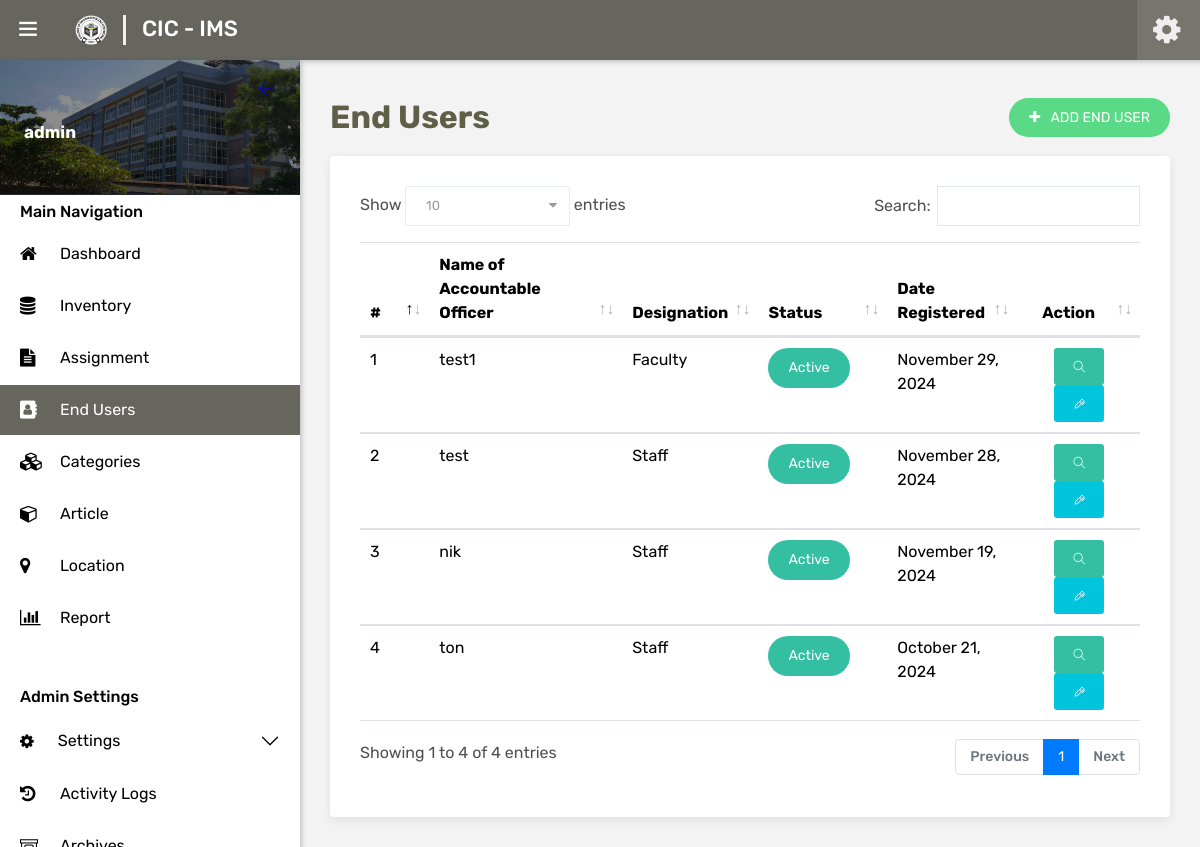
Page /admin/end-user.php (signed in) on the committed database.
### tables this page shows
CREATE TABLE `system_content` (
  `id` int(3) NOT NULL,
  `sys_name` varchar(50) NOT NULL,
  `login_image` varchar(80) NOT NULL,
  `logo_file` varchar(80) NOT NULL,
  `address` varchar(50) NOT NULL,
  `theme` int(1) NOT NULL
);

CREATE TABLE `end_user` (
  `id` int(4) NOT NULL,
  `user_id` int(11) NOT NULL,
  `first_name` varchar(15) NOT NULL,
  `middle_name` varchar(20) NOT NULL,
  `last_name` varchar(20) NOT NULL,
  `email` varchar(25) NOT NULL,
  `contact` varchar(11) NOT NULL,
  `designation` int(3) NOT NULL,
  `sex` varchar(6) NOT NULL,
  `birthday` date DEFAULT NULL,
  `status` int(1) NOT NULL,
  `date_registered` date NOT NULL
);

CREATE TABLE `users` (
  `id` int(4) NOT NULL,
  `role_id` int(3) DEFAULT NULL,
  `username` varchar(20) NOT NULL,
  `password` varchar(60) NOT NULL,
  `date_created` datetime NOT NULL
);

CREATE TABLE `designation` (
  `id` int(3) NOT NULL,
  `designation_name` varchar(20) NOT NULL
);

### includes/session.php (called while the page is built, shortened)
<?php
    include('../global/model.php');
    $model = new Model();
    if (isset($_SESSION['sess'])) {
        $session_name = $_SESSION['session_name'];
    } else {
        echo "<script>alert('You are not logged in. Redirecting to login page.');window.open('../index.php', '_self');</script>";
        exit;
    }
    $account_id = $_SESSION['sess'];
    $customize = $model->displayReportEdit();
?>

### global/model.php (called while the page is built, shortened)
<?php
	Class Model {
		private $server = "localhost";
		private $username = "root";
		private $password = "cicims";
		private $dbname = "cic_ims";
		private $conn;
		public function __construct() {
			try {
				$this->conn = new mysqli($this->server, $this->username, $this->password, $this->dbname);
			} catch (Exception $e) {
				echo "Connection failed" . $e->getMessage();
			}
		}
		public function getEndUser() {
			$data = null;
			$query = "SELECT e.id AS end_user_id, e.user_id, e.first_name, e.middle_name, e.last_name, e.email, e.contact, e.designation, e.sex, e.birthday, e.status, e.date_registered, d.id AS designation_id, d.designation_name, u.id AS user_id, u.role_id, u.username, u.password, u.date_created
				FROM end_user e
				LEFT JOIN designation d ON e.designation = d.id
				LEFT JOIN users u ON e.user_id = u.id
				ORDER BY e.date_registered  DESC";
			if ($stmt = $this->conn->prepare($query)) {
				$stmt->execute();
				$result = $stmt->get_result();
				while ($row = $result->fetch_assoc()) {
					$data[] = $row;
				}
			}
			return $data;
		}
		public function displayReportEdit() {
			$query = "SELECT * FROM system_content WHERE id = 1";
			if ($stmt = $this->conn->prepare($query)) {
				$stmt->execute();
				$result = $stmt->get_result();
				if ($row = $result->fetch_assoc()) {
					return $row;
				}
			}
			return null;
		}
	}
?>

### admin/end-user.php (the view, shortened to what this page needs)
<?php include('../includes/session.php'); ?>
<?php
	$endUsers = $model->getEndUser();
?>
<?php include('../includes/layouts/main-layouts/html-head.php') ?>
</head>
<body class="ttr-opened-sidebar ttr-pinned-sidebar" style="background-color: #F3F3F3;">
<?php include('../includes/layouts/main-layouts/ttr-header.php') ?>
		<nav class="ttr-sidebar-navi">
			<ul>
				<li style="padding-left: 20px; padding-top: 5px; padding-bottom: 5px; margin-top: 0px; margin-bottom: 0px;">
					<span class="ttr-label" style="color: #D5D6D8; font-weight: 500;">Main Navigation</span>
				</li>
				<li class="" style="margin-top: 0px;">
					<a href="index" class="ttr-material-button">
						<span class="ttr-icon"><i class="fa fa-home" aria-hidden="true"></i></span>
						<span class="ttr-label">Dashboard</span>
					</a>
				</li>
				<li class="" style="margin-top: 0px;">
					<a href="inventory" class="ttr-material-button">
						<span class="ttr-icon"><i class="fa fa-database" aria-hidden="true"></i></span>
						<span class="ttr-label">Inventory</span>
					</a>
				</li>
				<li class="" style="margin-top: 0px;">
					<a href="inventory-assignment" class="ttr-material-button">
						<span class="ttr-icon"><i class="fa fa-file-text" aria-hidden="true"></i></span>
						<span class="ttr-label">Assignment</span>
					</a>
				</li>
				<li class="show" style="margin-top: 0px;">
					<a href="end-user" class="ttr-material-button">
						<span class="ttr-icon"><i class="fa fa-address-book" aria-hidden="true"></i></span>
						<span class="ttr-label">End Users</span>
					</a>
				</li>
				<li class="" style="margin-top: 0px;">
					<a href="category" class="ttr-material-button">
						<span class="ttr-icon"><i class="fa fa-cubes" aria-hidden="true"></i></span>
						<span class="ttr-label">Categories</span>
					</a>
				</li>
				<li class="" style="margin-top: 0px;">
					<a href="article" class="ttr-material-button">
						<span class="ttr-icon"><i class="fa fa-cube" aria-hidden="true"></i></span>
						<span class="ttr-label">Article</span>
					</a>
				</li>
				<li class="" style="margin-top: 0px;">
					<a href="location" class="ttr-material-button">
						<span class="ttr-icon"><i class="fa fa-map-marker" aria-hidden="true"></i></span>
						<span class="ttr-label">Location</span>
					</a>
				</li>
				<li class="" style="margin-top: 0px;">
					<a href="report.php" class="ttr-material-button">
						<span class="ttr-icon"><i class="fa fa-bar-chart" aria-hidden="true"></i></span>
						<span class="ttr-label">Report</span>
					</a>
				</li>
				<li style="padding-left: 20px; padding-top: 40px; padding-bottom: 5px; margin-top: 0px; margin-bottom: 0px;">
					<span class="ttr-label" style="color: #D5D6D8; font-weight: 500;">Admin Settings</span>
				</li>
				<li class="" style="margin-top: 0px;">
					<div class="accordion accordion-flush" id="accordionSettings">
						<div class="accordion-item">
							<h2 class="accordion-header">
							<button class="accordion-button ps-3.5 py-1 collapsed" style="text-color: #FFFFFF; color: #FFFFFF;" type="button" data-bs-toggle="collapse" data-bs-target="#collapseSettings" aria-expanded="true" aria-controls="collapseSettings" ><i class="fa fa-solid fa-gear me-2 pe-3" aria-hidden="true"></i>
							Settings
							</button>
							</h2>
				</li>
				<li class="" style="margin-top: 0px;">
					<a href="history" class="ttr-material-button">
						<span class="ttr-icon"><i class="fa fa-history" aria-hidden="true"></i></span>
						<span class="ttr-label">Activity Logs</span>
					</a>
				</li>
				<li class="" style="margin-top: 0px;">
					<a href="archive-inventory" class="ttr-material-button">
						<span class="ttr-icon"><i class="ti-archive" aria-hidden="true"></i></span>
						<span class="ttr-label">Archives</span>
					</a>
				</li>
			</ul>
		</nav>
	</div>
</div>
<main class="ttr-wrapper" style="background-color: #F3F3F3;">
	<div class="container-fluid">
		<div class="row mb-3">
            <div class="col-12">
                <div class="d-flex justify-content-between align-items-center">
                    <h2 class="p-0 mb-0">End Users</h2>
                    <button type="button" class="btn green radius-xl" style="background-color: #5ADA86;" data-toggle="modal" data-target="#create-endUser">
                        <i class="fa fa-plus"></i>
                        <span class="d-none d-lg-inline">&nbsp;&nbsp;ADD END USER</span>
                    </button>
                </div>
            </div>
        </div>
		<div class="row">
			<div class="col-lg-12 m-b30">
				<div class="widget-box">
					<div class="widget-inner">
						<div class="table-responsive">
							<table id="table" class="table hover" style="width:100%">
								<thead>
									<tr>
										<th class="col-1">#</th>
										<th class="col-3">Name of Accountable Officer</th>
										<th class="col-2">Designation</th>
										<th class="col-2">Status</th>
										<th class="col-2">Date Registered</th>
										<th class="text-center" width="10">Action</th>
									</tr>
								</thead>
								<tbody>
									<?php if (!empty($endUsers)): ?>
										<?php foreach ($endUsers as $key => $endUser): ?>
											<?php $endUser_id = $endUser['id']; ?>
											<?php $status = $endUser['status']; ?>
											<tr>
												<td width="50"><?php echo $key + 1; ?></td>
												<td><?php echo $endUser['username']; ?></td>
												<td><?php echo $endUser['designation_name']; ?></td>
												<td>
													<?php if($status == '1'): ?>
														<button class="btn green btn-sm radius-xl " data-toggle="modal" data-target="#update-status-<?php echo $endUser_id; ?>" type="submit" name="view">
															<span class="d-none d-md-inline" data-toggle="tooltip" title="Inactivate">Active</span>
														</button>
													<?php else: ?>
														<button class="btn red radius-xl btn-sm" data-toggle="modal" data-target="#update-status-<?php echo $endUser_id; ?>" type="submit" name="view">
															<span class="d-none d-md-inline" data-toggle="tooltip" title="Activate">Inactive</span>
														</button>
													<?php endif; ?>
												</td>
												<td><?php echo date('F d, Y', strtotime($endUser['date_registered'])); ?></td>
												<td class="text-center">
													<center>
														<button class="btn green" onclick="window.location.href='end-user-view.php?id=<?php echo $endUser_id;?>'" type="submit" name="view"  style="width: 50px; height: 37px;">
															<span data-toggle="tooltip" title="View">
																<i class="ti-search" style="font-size: 12px;"></i>
															</span>
														</button>
														<button data-toggle="modal" data-target="#update-endUser-<?php echo $endUser_id; ?>" class="btn blue" style="width: 50px; height: 37px;">
															<span data-toggle="tooltip" title="Update">
																<i class="ti-marker-alt" style="font-size: 12px;"></i>
															</span>
														</button>
													</center>
												</td>
											</tr>
										<?php endforeach; ?>
									<?php endif; ?>
								</tbody>
							</table>
						</div>
					</div>
				</div>
			</div>
		</div>
	</div>
</main>
</body>
</html>

### includes/layouts/main-layouts/ttr-header.php (shortened to what this page needs)
<header class="ttr-header">
	<div class="ttr-header-wrapper">
		<div class="ttr-toggle-sidebar ttr-material-button">
			<i class="ti-menu ttr-close-icon text-secondary"></i>
		</div>
		<div class="ttr-logo-box">
			<div>
				<a href="index" class="ttr-logo">
					<img alt="" class="ttr-logo-desktop me-2" src="../assets/images/<?php echo $customize['logo_file']; ?>" style="width: 32px; height: 30px;">
					<div class="p-0 ms-2" style="border-left: 3px solid #F0F0F0; height: 30px;">
						<h4 class="sys-name p-0 ms-3 mb-0 "><?php echo $customize['sys_name']; ?></h4>
					</div>
				</a>
			</div>
		</div>
		<div class="ttr-header-right ttr-with-seperator float-right">
			<ul class="ttr-header-navigation">
				<li>
					<a href="#" class="ttr-material-buttooon ttr-submenu-toggle"><span class="ttr-user-avatar text-primary"><i class="fa fa-cog fa-spinn text-secondary" style="font-size: 32px;"></i></span></a>
				</li>
			</ul>
		</div>
	</div>
</header>
<div class="ttr-sidebar">
	<div class="ttr-sidebar-wrapper content-scroll">
		<div style="height: 135px">
			<div class="ttr-sidebar-logo" style="background-image: url('../assets/images/cic-bldg.png'); background-position: center; background-repeat: no-repeat;background-size: cover; height: 135px; border-color: #222831; background-color: rgba(0, 0, 0, 0.5);">
				<div class="ttr-sidebar-toggle-button">
					<i class="ti-arrow-left" style="color: blue;"></i>
				</div>
				<div style="padding-left: px; padding-top: 12px;">
				<a href="user-view?id=<?php echo $account_id; ?>">
					<div class="mt-4" style="height: 8px;">
					</div>
					<div class="info-container">
						<div class="name" data-toggle="dropdown" aria-haspopup="true" aria-expanded="false" style="color: white; font-size: 17px;"><b><?php echo $session_name; ?></b></div>
					</div>
				</a>
				</div>
			</div>
		</div>

### dashboard/assets/css/typography.css (style rules this page uses)
body { background-color: #fff; font-family: Rubik; font-size: 16px; font-weight: 400; color:#505050; padding: 0; margin: 0; overflow-x: hidden; -webkit-font-smoothing: antialiased; -font-smoothing: antialiased; -moz-osx-font-smoothing: grayscale; scroll-behavior: smooth; }
a { color: #6f6f6f; outline: 0 none; text-decoration: none; }
img { border-style: none; height: auto; max-width: 100%; vertical-align: middle; }
section, article, aside, details, figcaption, figure, footer, header, hgroup, main, menu, nav, summary { display: block; }
table { background-color: transparent; width: 100%; }
table thead th { color: #333; }
table td { padding: 15px 10px; }
p, address, pre, hr, ul, ol, dl, dd, table { margin-bottom: 24px; }
h1, h2, h3, h4, h5, h6 { color: #111111; font-family: rubik; margin-top:0; }
h2 { font-size: 32px; line-height: 45px; margin-bottom: 25px; font-weight: 700; }
h4 { font-size: 22px; line-height: 28px; margin-bottom: 15px; font-weight: 500; }
dl, ul, ol { list-style-position: outside; padding: 0; }
ul, ol { margin-bottom: 24px; }
ul li, ol li { padding: 0; }
.m-b30 { margin-bottom: 30px; }

### dashboard/assets/css/shortcodes/form.css (style rules this page uses)
.btn, .panel, .form-control, .img-thumbnail, .panel-head ing, .dropdown-menu, .panel-group .panel, .nav-tabs > li > a, .modal-content, .navbar-toggler, .nav-pills > li > a, .pager li > a, .pager li > span, .well, .alert, .list-group-item:first-child, .list-group-item:last-child, .input-group-addon, .btn-group-divides > .btn:not(:first-child):not(:last-child):not(.dropdown-toggle), .btn-group-divides > .btn:last-child:not(:first-child), .btn-group > .dropdown-toggle:not(:first-child), .ttr-booking-form .ttr-extra-services li .feature-box-lg, .ttr-booking-form .ttr-extra-services li.active .feature-box-lg:after, .widget_tag_cloud a, .searchform input[type="text"], .searchform input[type="submit"], ol.comment-list li.comment .comment-body { -webkit-border-radius: 0; -moz-border-radius: 0; border-radius: 0; }
a, .ttr-box, .btn, .form-control, .ov-box, .overlay-icon li a i, .feature-box-xl, .feature-box-lg, .feature-box-md, .feature-box-sm, .feature-box-xs, .navbar-toggler, .menu-logo, .menu-links .nav > li > a, .secondary-menu { -webkit-transition: all 0.2s linear; -moz-transition: all 0.2s linear; -ms-transition: all 0.2s linear; -o-transition: all 0.2s linear; transition: all 0.2s linear; }
button { outline:none !important; cursor:pointer; }

### dashboard/assets/css/shortcodes/button.css (style rules this page uses)
.btn { -moz-user-select: none; border: 1px solid rgba(0, 0, 0, 0); border-radius: 4px; display: inline-block; font-size: 16px; font-weight: 400; line-height: 1.25; padding: 8px 16px; text-align: center; transition: all 0.2s ease-in-out 0s; vertical-align: middle; white-space: nowrap; }
.btn-group-sm > .btn, .btn-sm { border-radius: 3px; font-size: 12px; padding: 4px 8px; }
.btn, .btn-secondry { color: #fff; padding: 10px 20px; display: inline-block; font-size: 14px; outline: none; cursor: pointer; outline: none; border-width: 0; border-style: solid; border-color: transparent; line-height: 1.42857; border-radius: 3px; font-weight: 400; text-align:center; font-family: rubik; }
.btn { background-color: #EFBB20; }
.radius-xl { border-radius: 100px; -webkit-border-radius: 100px; }
.btn.blue { background-color: #00c5dc; color: #fff; }
.btn.green { background-color: #34bfa3; color: #fff; }

### dashboard/assets/css/shortcodes/accordion.css (style rules this page uses)
.accordion { --bs-accordion-color: #ffffff; --bs-accordion-bg: #000000; --bs-accordion-border-color: unset; --bs-accordion-active-color: #ffffff; --bs-accordion-active-bg: #000000; --bs-accordion-btn-focus-box-shadow: none; --bs-accordion-btn-focus-border-color: unset; }

### dashboard/assets/css/shortcodes/breadcrumb.css (style rules this page uses)
.table > tbody > tr > td, .table > tbody > tr > th, .table > tfoot > tr > td, .table > tfoot > tr > th, .table > thead > tr > td, .table > thead > tr > th { padding: 10px; }

### rows in the picture
system_content: logo_file (picture), sys_name "CIC - IMS"
end_user: user.username "test1", designation.designation_name "Faculty", date_registered "November 29, 2024"
end_user: user.username "test", designation.designation_name "Staff", date_registered "November 28, 2024"
end_user: user.username "nik", designation.designation_name "Staff", date_registered "November 19, 2024"
end_user: user.username "ton", designation.designation_name "Staff", date_registered "October 21, 2024"

### other values in the picture
$session_name "admin"
